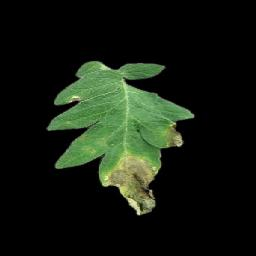
#> input picture temp.png, 256 x 256 px
$ python -i single_feature_extraction.py   (imports and definitions only)   (older library calls are emulated)
#> lines starting #> are read from the running program, lines starting #| are printed output that depends on the picture; after the words box and inside, x2 and y2 are one past the last pixel; in counts of white or black regions, pixels touching at a corner belong together
import os
import cv2
import numpy as np
import pandas as pd
import mahotas as mt
from matplotlib import pyplot as plt
from sklearn.utils import shuffle
from scipy import misc
from skimage.feature import greycomatrix, greycoprops
import skimage
import pandas as pd
import numpy as np
import sklearn
import cv2


# [56 lines left out: functions getSkewnessAndKurtosis, get_energy, not called in this run]


def yellow_ratio(img_name):
    img = cv2.imread(img_name)
    c = 0
    d=0
    im = img.tolist()
    for j in im:
        for i in j:
            if i[0] < 150 and i[1] > 190 and i[2] > 190:
                c += 1
            elif not (i[0] < 20 and i[1] < 20 and i[2] < 20):
                d+=1
    return c/(c+d)


# [5 lines left out: function histo, not called in this run]


def create_dataset(imgpath):
#> called with imgpath = 'temp.png'
    names = ['mean_r', 'mean_g', 'mean_b', 'stddev_r', 'stddev_g', 'stddev_b',
             'contrast', 'correlation', 'inverse_difference_moments', 'entropy', 'Energy', 'yellow_ratio', "skewness_x", "skewness_y", "kurtosis_x", "kurtosis_y"
             ]

    main_img = cv2.imread(imgpath)
#> main_img is the input picture: shape (256, 256, 3); mean B, G, R 16.2, 27.4, 19.8

    #Preprocessing
    img = cv2.cvtColor(main_img, cv2.COLOR_BGR2RGB)
    gs = cv2.cvtColor(img, cv2.COLOR_RGB2GRAY)
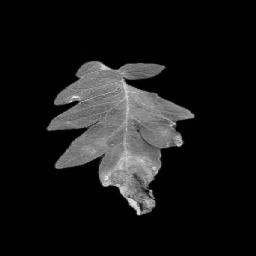
#> gs: shape (256, 256); min 0, max 245, mean 23.8
    blur = cv2.GaussianBlur(gs, (25, 25), 0)
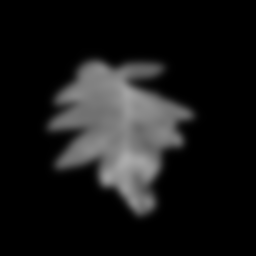
#> blur: shape (256, 256); min 0, max 172, mean 23.8
    ret_otsu, im_bw_otsu = cv2.threshold(
        blur, 0, 255, cv2.THRESH_BINARY_INV+cv2.THRESH_OTSU)
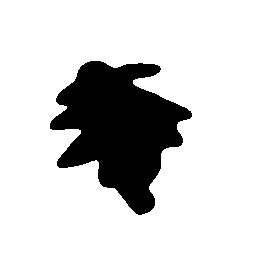
#> im_bw_otsu: shape (256, 256); 81.3% white; 1 black region, box (x1, y1, x2, y2) and area: (50, 61, 192, 215) 12241
#> ret_otsu = 59
    kernel = np.ones((50, 50), np.uint8)
    closing = cv2.morphologyEx(im_bw_otsu, cv2.MORPH_CLOSE, kernel)
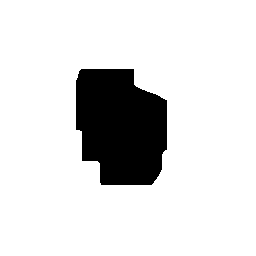
#> closing: shape (256, 256); 86.7% white; 1 black region, box (x1, y1, x2, y2) and area: (76, 69, 167, 185) 8743

    #Color features
    red_channel = img[:, :, 0]
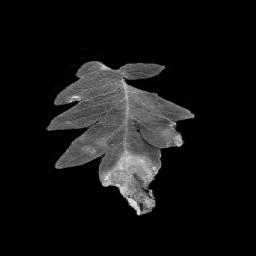
#> red_channel: shape (256, 256); min 0, max 244, mean 19.8
    green_channel = img[:, :, 1]
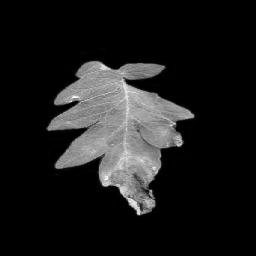
#> green_channel: shape (256, 256); min 0, max 255, mean 27.4
    blue_channel = img[:, :, 2]
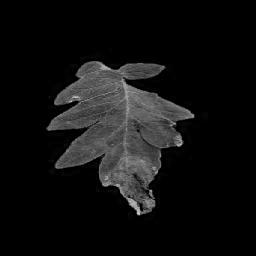
#> blue_channel: shape (256, 256); min 0, max 210, mean 16.2
    blue_channel[blue_channel == 255] = 0
    green_channel[green_channel == 255] = 0
#> green_channel: shape (256, 256); under 0.01% of pixels changed, all inside (x1, y1, x2, y2) = (75, 97, 106, 180)
    red_channel[red_channel == 255] = 0

    red_mean = np.mean(red_channel)
#> red_mean = 19.79
    green_mean = np.mean(green_channel)
#> green_mean = 27.38
    blue_mean = np.mean(blue_channel)
#> blue_mean = 16.25
    red_std = np.std(red_channel)
#> red_std = 43.06
    green_std = np.std(green_channel)
#> green_std = 57.96
    blue_std = np.std(blue_channel)
#> blue_std = 34.91
    y_ratio=yellow_ratio(imgpath)
#> in yellow_ratio, `im = img.tolist()`: im = 256 items
#> after the loop in yellow_ratio, `for j in im:`: c = 77; d = 12353
#> y_ratio = 0.00619

    #Texture features
#> (the run stopped early here; a loop or call above may not have finished)
